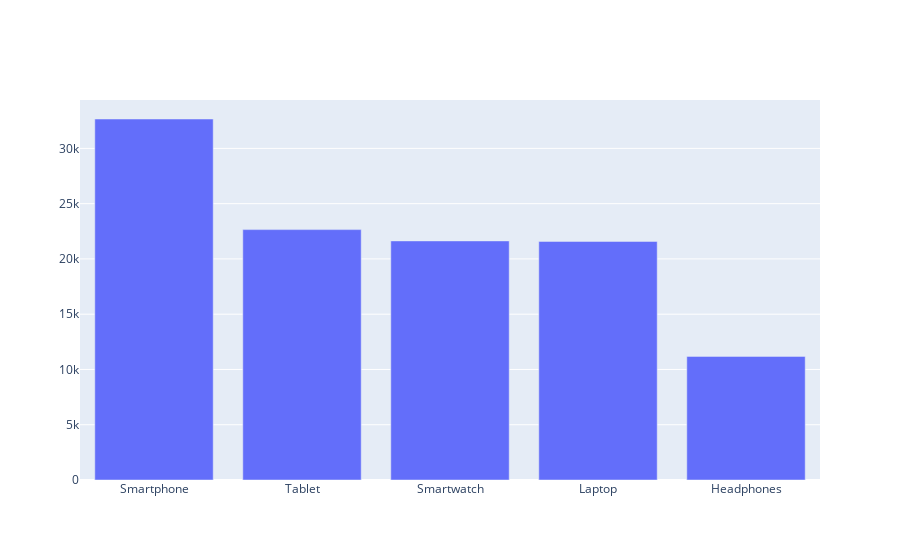

Source (notebook cell):
### Code cell
fig = go.Figure()
fig.add_trace(go.Bar(
    x=most_bought.index,
    y=most_bought.values,
    name='Quantity by Product Type'))

### Figure 1 — Plotly figure (JSON) as saved in the notebook; plotly's stock layout.template omitted (floating-point values rounded to 4 significant figures)
{"data": [{"name": "Quantity by Product Type", "type": "bar", "x": ["Smartphone", "Tablet", "Smartwatch", "Laptop", "Headphones"], "y": [32660, 22653, 21631, 21584, 11183]}], "layout": {}}
